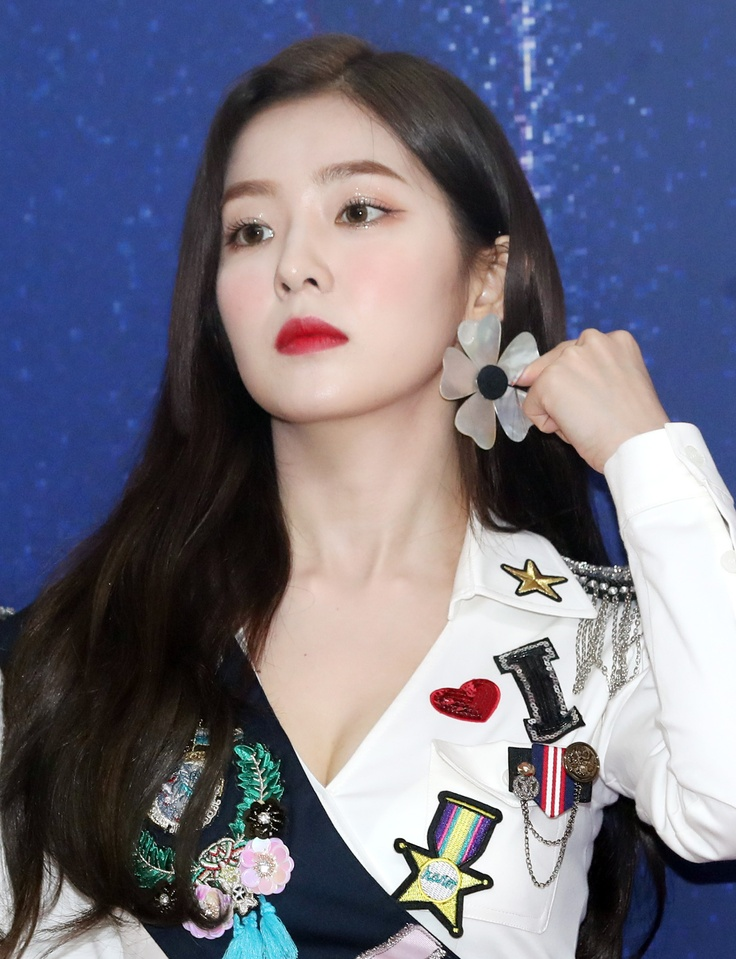
#> input picture irin.jpg, 736 x 959 px, shrunk from 1665 x 2169 before the run
$ python 14_canny.py
#> lines starting #> are read from the running program, lines starting #| are printed output that depends on the picture
import cv2

img = cv2.imread("irin.jpg")
#> img is the input picture: shape (959, 736, 3); mean B, G, R 127.3, 111.2, 111.8
gray = cv2.cvtColor(img, cv2.COLOR_BGR2GRAY)
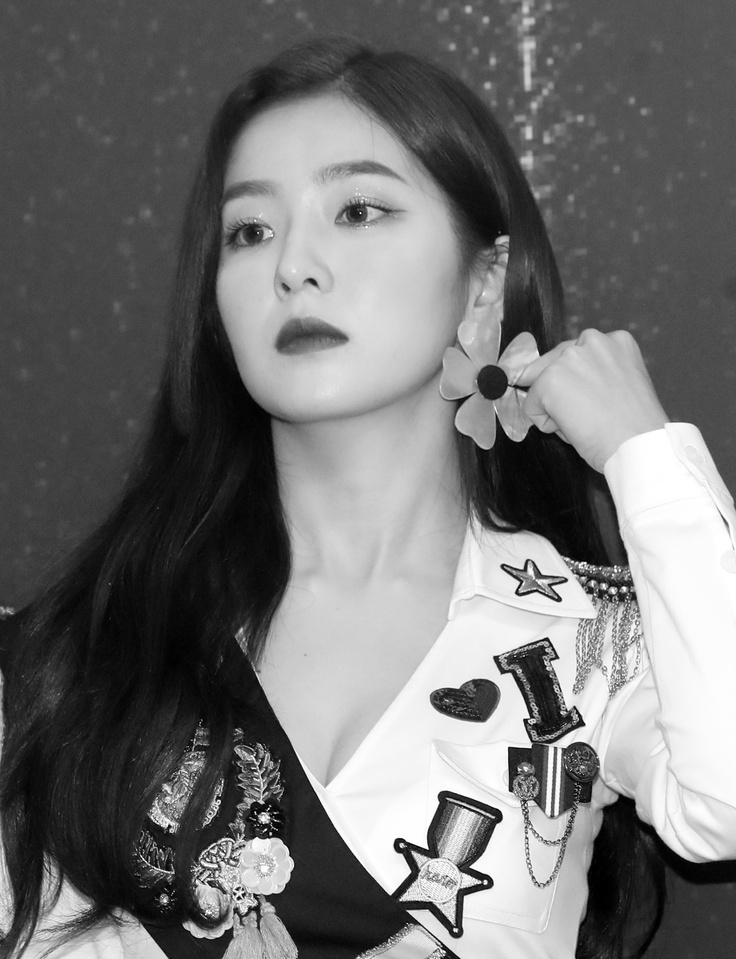
#> gray: shape (959, 736); min 0, max 255, mean 113.2

edges = cv2.Canny(gray, 100, 200, 3)
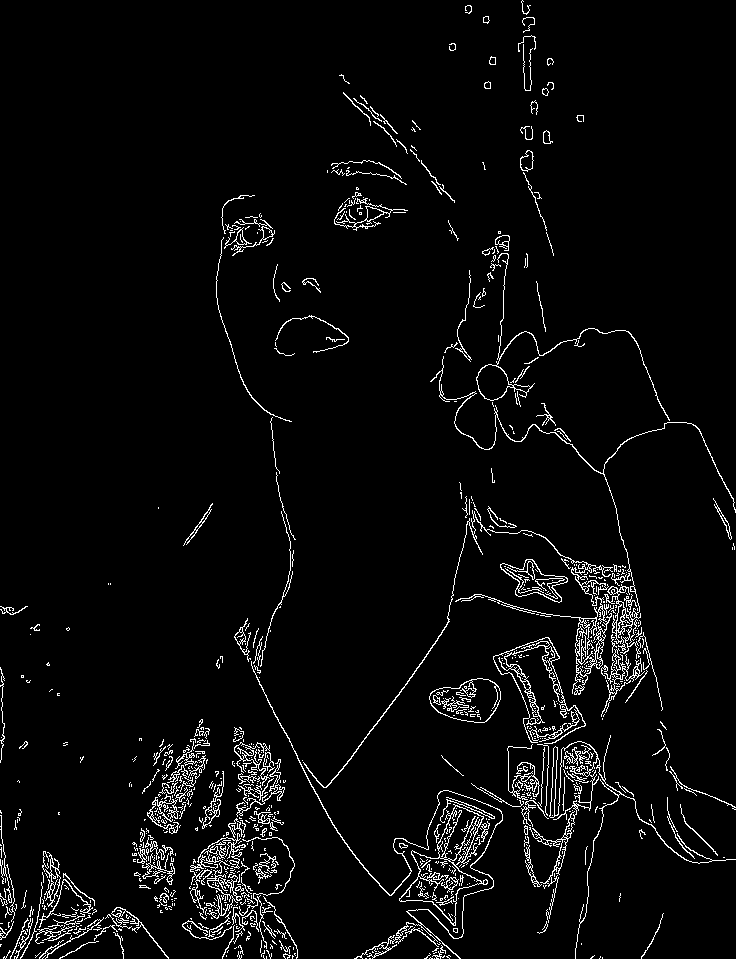
#> edges: shape (959, 736); 4% white in thin lines or dots
cv2.imshow("canny_edges", edges)

cv2.waitKey()
cv2.destroyAllWindows()
